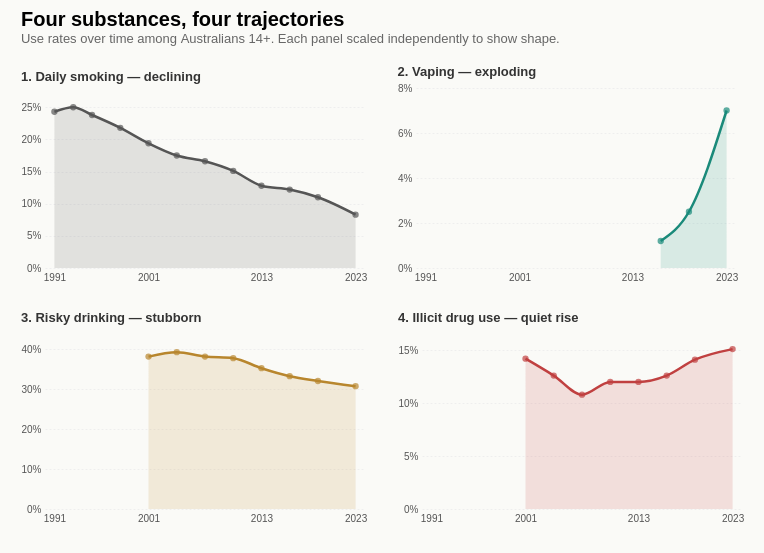

Write the Vega-Lite specification saved for this chart.
### Vega-Lite specification from a JSON file in a GitHub repository (floating-point values rounded to 4 significant figures)
{"$schema": "https://vega.github.io/schema/vega-lite/v5.json", "title": {"text": "Four substances, four trajectories", "subtitle": "Use rates over time among Australians 14+. Each panel scaled independently to show shape.", "anchor": "start", "fontSize": 20, "subtitleFontSize": 13, "subtitleColor": "#666", "offset": 20}, "config": {"view": {"stroke": null}, "font": "sans-serif"}, "background": "#FAFAF7", "padding": {"left": 20, "right": 20, "top": 10, "bottom": 30}, "vconcat": [{"hconcat": [{"width": 320, "height": 180, "title": {"text": "1. Daily smoking — declining", "fontSize": 13, "fontWeight": 600, "anchor": "start", "color": "#333"}, "data": {"values": [{"year": 1991, "rate": 24.3}, {"year": 1993, "rate": 25.0}, {"year": 1995, "rate": 23.8}, {"year": 1998, "rate": 21.8}, {"year": 2001, "rate": 19.4}, {"year": 2004, "rate": 17.5}, {"year": 2007, "rate": 16.6}, {"year": 2010, "rate": 15.1}, {"year": 2013, "rate": 12.8}, {"year": 2016, "rate": 12.2}, {"year": 2019, "rate": 11.0}, {"year": 2023, "rate": 8.3}]}, "encoding": {"x": {"field": "year", "type": "quantitative", "scale": {"domain": [1990, 2024]}, "title": null, "axis": {"values": [1991, 2001, 2013, 2023], "format": "d", "labelFontSize": 10, "labelColor": "#555", "domain": false, "ticks": false, "labelPadding": 4, "grid": false}}, "y": {"field": "rate", "type": "quantitative", "title": null, "scale": {"domain": [0, 28]}, "axis": {"labelFontSize": 10, "labelColor": "#555", "domain": false, "ticks": false, "grid": true, "gridColor": "#EEE", "gridDash": [2, 2], "labelPadding": 4, "labelExpr": "datum.value + '%'"}}}, "layer": [{"mark": {"type": "area", "color": "#555", "opacity": 0.15, "interpolate": "monotone", "line": false}}, {"mark": {"type": "line", "color": "#555", "strokeWidth": 2.5, "interpolate": "monotone"}}, {"mark": {"type": "point", "filled": true, "color": "#555", "size": 40}}]}, {"width": 320, "height": 180, "title": {"text": "2. Vaping — exploding", "fontSize": 13, "fontWeight": 600, "anchor": "start", "color": "#333"}, "data": {"values": [{"year": 2016, "rate": 1.2}, {"year": 2019, "rate": 2.5}, {"year": 2023, "rate": 7.0}]}, "encoding": {"x": {"field": "year", "type": "quantitative", "scale": {"domain": [1990, 2024]}, "title": null, "axis": {"values": [1991, 2001, 2013, 2023], "format": "d", "labelFontSize": 10, "labelColor": "#555", "domain": false, "ticks": false, "labelPadding": 4, "grid": false}}, "y": {"field": "rate", "type": "quantitative", "title": null, "scale": {"domain": [0, 8]}, "axis": {"labelFontSize": 10, "labelColor": "#555", "domain": false, "ticks": false, "grid": true, "gridColor": "#EEE", "gridDash": [2, 2], "labelPadding": 4, "labelExpr": "datum.value + '%'"}}}, "layer": [{"mark": {"type": "area", "color": "#1A8A7A", "opacity": 0.15, "interpolate": "monotone", "line": false}}, {"mark": {"type": "line", "color": "#1A8A7A", "strokeWidth": 2.5, "interpolate": "monotone"}}, {"mark": {"type": "point", "filled": true, "color": "#1A8A7A", "size": 40}}]}], "spacing": 30}, {"hconcat": [{"width": 320, "height": 180, "title": {"text": "3. Risky drinking — stubborn", "fontSize": 13, "fontWeight": 600, "anchor": "start", "color": "#333"}, "data": {"values": [{"year": 2001, "rate": 38.1}, {"year": 2004, "rate": 39.2}, {"year": 2007, "rate": 38.1}, {"year": 2010, "rate": 37.7}, {"year": 2013, "rate": 35.2}, {"year": 2016, "rate": 33.2}, {"year": 2019, "rate": 32.0}, {"year": 2023, "rate": 30.7}]}, "encoding": {"x": {"field": "year", "type": "quantitative", "scale": {"domain": [1990, 2024]}, "title": null, "axis": {"values": [1991, 2001, 2013, 2023], "format": "d", "labelFontSize": 10, "labelColor": "#555", "domain": false, "ticks": false, "labelPadding": 4, "grid": false}}, "y": {"field": "rate", "type": "quantitative", "title": null, "scale": {"domain": [0, 45]}, "axis": {"labelFontSize": 10, "labelColor": "#555", "domain": false, "ticks": false, "grid": true, "gridColor": "#EEE", "gridDash": [2, 2], "labelPadding": 4, "labelExpr": "datum.value + '%'"}}}, "layer": [{"mark": {"type": "area", "color": "#B8862D", "opacity": 0.15, "interpolate": "monotone", "line": false}}, {"mark": {"type": "line", "color": "#B8862D", "strokeWidth": 2.5, "interpolate": "monotone"}}, {"mark": {"type": "point", "filled": true, "color": "#B8862D", "size": 40}}]}, {"width": 320, "height": 180, "title": {"text": "4. Illicit drug use — quiet rise", "fontSize": 13, "fontWeight": 600, "anchor": "start", "color": "#333"}, "data": {"values": [{"year": 2001, "rate": 14.2}, {"year": 2004, "rate": 12.6}, {"year": 2007, "rate": 10.8}, {"year": 2010, "rate": 12.0}, {"year": 2013, "rate": 12.0}, {"year": 2016, "rate": 12.6}, {"year": 2019, "rate": 14.1}, {"year": 2023, "rate": 15.1}]}, "encoding": {"x": {"field": "year", "type": "quantitative", "scale": {"domain": [1990, 2024]}, "title": null, "axis": {"values": [1991, 2001, 2013, 2023], "format": "d", "labelFontSize": 10, "labelColor": "#555", "domain": false, "ticks": false, "labelPadding": 4, "grid": false}}, "y": {"field": "rate", "type": "quantitative", "title": null, "scale": {"domain": [0, 17]}, "axis": {"labelFontSize": 10, "labelColor": "#555", "domain": false, "ticks": false, "grid": true, "gridColor": "#EEE", "gridDash": [2, 2], "labelPadding": 4, "labelExpr": "datum.value + '%'"}}}, "layer": [{"mark": {"type": "area", "color": "#C04040", "opacity": 0.15, "interpolate": "monotone", "line": false}}, {"mark": {"type": "line", "color": "#C04040", "strokeWidth": 2.5, "interpolate": "monotone"}}, {"mark": {"type": "point", "filled": true, "color": "#C04040", "size": 40}}]}], "spacing": 30}], "spacing": 30}
